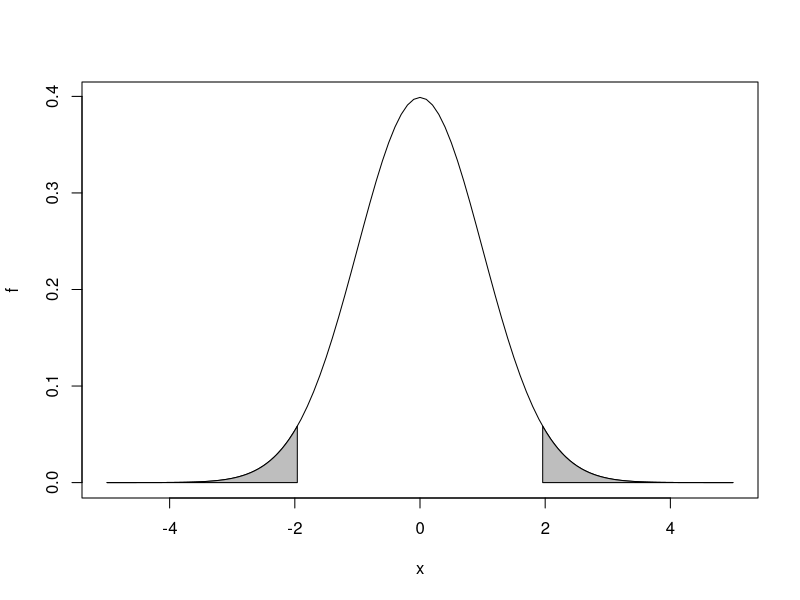

R code for this plot:
## ---- chunk 1
knitr::opts_chunk$set(echo = TRUE)
## ---- chunk 2
alpha = 0.05
qnorm(1-alpha/2)
## ---- chunk 3
alpha = 0.01
qnorm(alpha)
## ---- chunk 4
f = function(x) dnorm(x)
plot(f,-5,5)
polygon(x=c(-5,seq(-5,-1.96,l=50),-1.96), y=c(0,f(seq(-5,-1.96,l=50)), 0), col="gray")
polygon(x=c(1.96,seq(1.96,5,l=50),5), y=c(0,f(seq(1.96,5,l=50)), 0), col="gray")
## ---- chunk 5
alpha = 0.10
qnorm(1-alpha/2)
## ---- chunk 6
alpha = 0.01
qnorm(1-alpha)
## ---- chunk 7
alpha = 0.05
qt(1-alpha/2,65.70829)
## ---- chunk 8
d = c(1,2,0,0,2)
## ---- chunk 9
alpha = 0.05; n = 5
qt(1-alpha, n-1)
